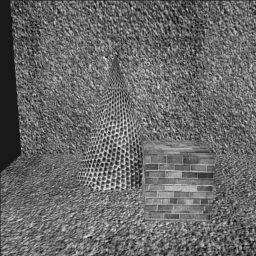
#> input picture 9_Template Matching and KNN/left.png, 256 x 256 px
$ jupyter execute Main.ipynb
#> lines starting #> are read from the running program, lines starting #| are printed output that depends on the picture
[cell 1]
import numpy as np
import matplotlib.pyplot as plt
from skimage.io import imread
from sklearn.neighbors import KNeighborsClassifier
from matplotlib.colors import ListedColormap
from timeit import default_timer as timer

1) Compute a disparity map for the images left.png and right.png (having parallel
optical axes) using the basic stereo matching algorithm. Use the NCC function to
perform the template matching for each patch in the left image searching in the right
image (search only leftward from – and including! – the starting point along each
row!), and use a window size of 11x11 pixels. To make things run a bit faster for the
grader, when searching leftward, only move up to 50 pixels to the left (instead of
going all the way to the edge of the image). Use the following Matlab code (or
Python equivalent) to display the disparity map D with a gray colormap and clip the
disparity values at 50 pixels, making sure to display the full range of remaining
values (e.g., using Matlab’s imagesc function): [5 pts]

[cell 2]
left = imread('left.png')
#> left is the input picture: shape (256, 256); min 5, max 239, mean 104.6
right = imread('right.png')
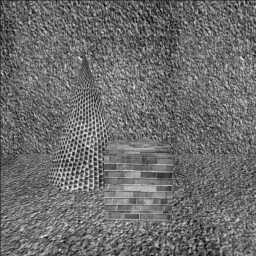
#> input picture 9_Template Matching and KNN/right.png, 256 x 256 px
#> right is the input picture: shape (256, 256); min 5, max 236, mean 108.4

[cell 3]
def stereo_match(left_img, right_img, kernel=11, max_offset=50):
#> called with kernel = 11, max_offset = 50
    start = timer()
    w, h = left_img.shape
#> w = 256; h = 256
    depth = np.zeros((w, h), np.uint8)
    depth.shape = h, w
    kernel_half = kernel // 2
    offset_adjust = 255 / max_offset

    for y in range(kernel_half, h - kernel_half):

        for x in range(kernel_half, w - kernel_half):
            best_offset = 0
            prev_ncc = float("-inf")

            for offset in range(max_offset):

                ncc = 0

                lwindow = left[y-kernel_half:y+kernel_half, x-kernel_half:x+kernel_half]
                rwindow = right[y-kernel_half:y+kernel_half, x-kernel_half:x+kernel_half]

                lwindow_mean = lwindow.mean()
                lwindow_std = np.std(lwindow)
                rwindow_mean = rwindow.mean()
                rwindow_std = np.std(rwindow)

                for v in range(-kernel_half, kernel_half):
                    for u in range(-kernel_half, kernel_half):
                        ncc_temp = (int(left[y+v, x+u]) - lwindow_mean) * (int(right[y+v, (x+u) - offset]) - rwindow_mean)
                        if lwindow_std ==0 or rwindow_std ==0:
                            ncc_temp = 0
                        else:
                            ncc_temp /= lwindow_std*rwindow_std
                        ncc += ncc_temp


                if ncc > prev_ncc:
                    prev_ncc = ncc
                    best_offset = offset

            depth[y, x] = best_offset * offset_adjust
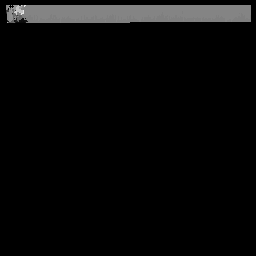
#> depth: shape (256, 256); min 0, max 229, mean 8.5
    end = timer()
    print("Time taken by this code: ", end - start)
    return depth
